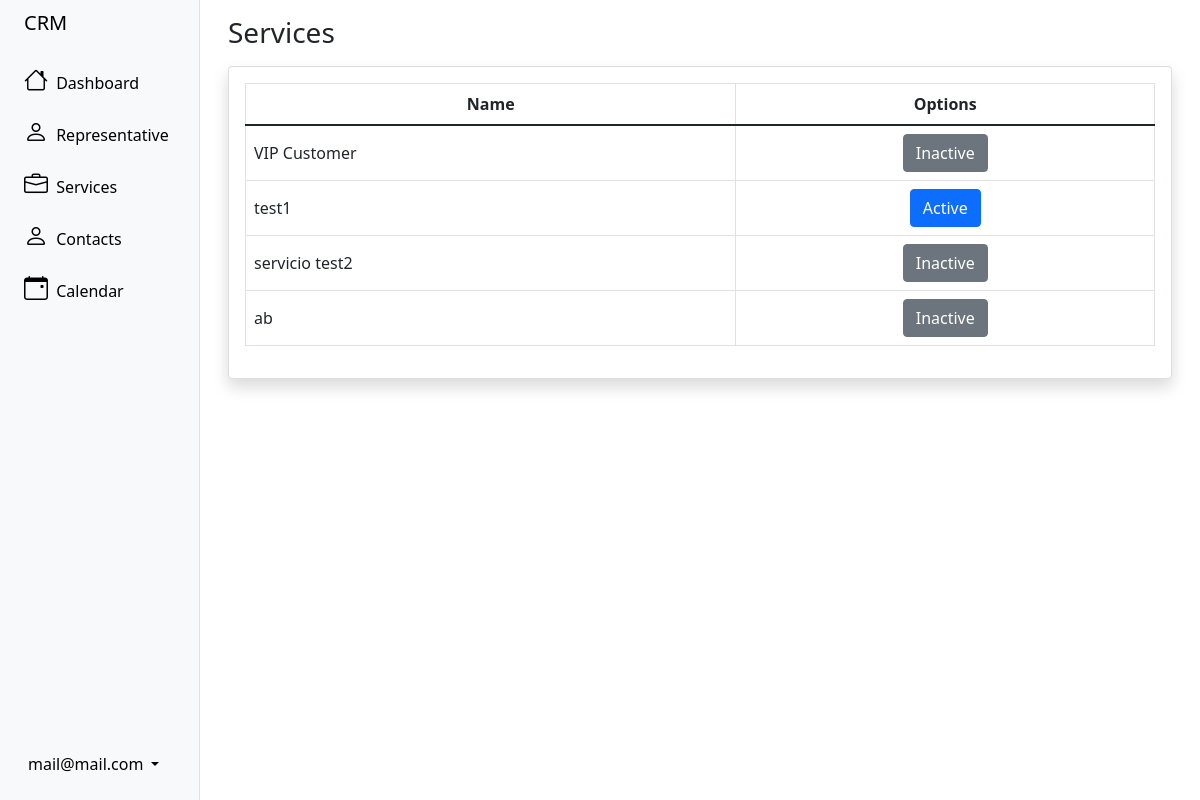
/sales/serviceStatus/ (signed in), run on an earlier commit of the app's database.
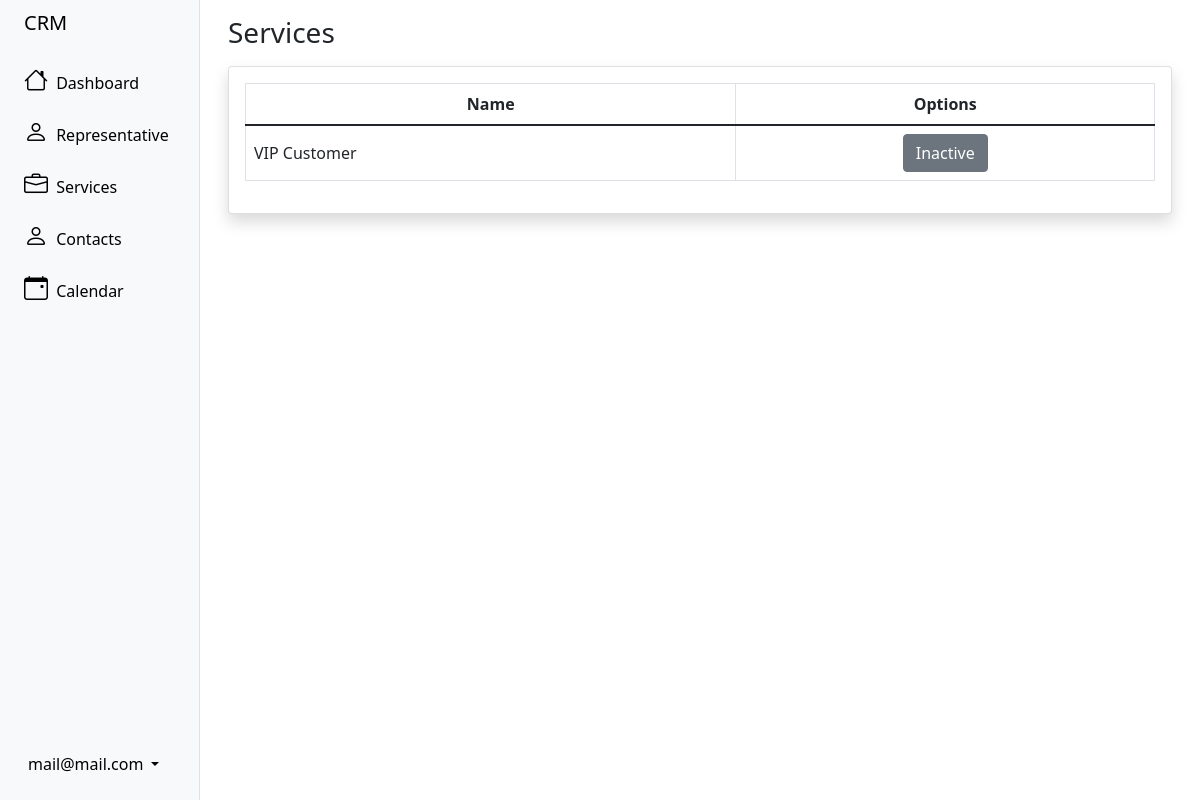
And on a later commit of the database.
### sales/models.py (models this page shows, shortened)
class Service(models.Model):
	name = models.CharField(max_length=100, unique=True)
	service_description = models.TextField()
	service_description_agreement = models.TextField()
	status = models.BooleanField()

### sales/views.py (the view)
# urls.py: path('serviceStatus/', serviceStatus, name='serviceStatus'),
@login_required
def serviceStatus(request):
    if request.user.is_staff:
        context = Service.objects.all()
        return render(request, 'services/service_status.html', {'context': context})
    else:
        messages.error(request, 'You do not have permission to enter')
        return redirect('dashboard')

### user/models.py (called while the page is built)
	@property
	def is_staff(self):
		return self.admin_user

### templates/services/service_status.html (shortened to what this page needs)
{% extends 'sidebar.html' %}
{% block content %}
<div class="container-fluid px-3 mt-3">
    <h1 class="h3 mb-3 text-gray-800">Services</h1>
    <div class="card shadow mb-4">
        <div class="card-body">
            <div class="table-responsive">
                <table class="table table-bordered" id="dataTable" width="100%" cellspacing="0">
                    <thead>
                        <tr>
                            <th>
                                <div class="d-flex justify-content-center align-items-center">
                                    Name
                                </div>
                            </th>
                            <th>
                                <div class="d-flex justify-content-center align-items-center">
                                    Options
                                </div>
                            </th>
                        </tr>
                    </thead>
                    <tbody>
                        {% if context %}
                        {% for row in context %}
                        <tr>
                            <td class="align-middle">{{row.name}}</td>
                            <td>
                                <div class="d-flex justify-content-center align-middle">
                                    <a href="{% url 'changeServiceStatus' row.id %}" class="btn {% if row.status %} btn-secondary {% else %} btn-primary {% endif %}">
                                        {% if row.status %}
                                            Inactive
                                        {% else %}
                                            Active
                                        {% endif %}
                                    </a>
                                </div>
                            </td>
                        </tr>
                        {% endfor %}
                        {% endif %}
                    </tbody>
                </table>
            </div>
        </div>
    </div>
</div>
{% endblock content %}

What changed in the data, as far as the page shows it:
removed Service: name "test1", status "Active"
removed Service: name "servicio test2", status "Inactive"
removed Service: name "ab", status "Inactive"
